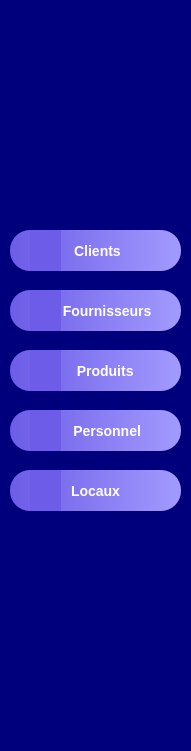
   <widget class="QFrame" name="frame_6">
    <property name="geometry">
     <rect>
      <x>0</x>
      <y>60</y>
      <width>191</width>
      <height>751</height>
     </rect>
    </property>
    <property name="toolTipDuration">
     <number>0</number>
    </property>
    <property name="styleSheet">
     <string notr="true">QFrame {
    border: none;
    background-color: white;
    border-top-right-radius: 70px;   /* 👈 arrondi seulement coin haut droit */
    border-top-left-radius: 0px;
    border-bottom-left-radius: 0px;
    border-bottom-right-radius: 0px;

	
	background-color: rgb(0, 0, 124);
}
</string>
    </property>
    <property name="frameShape">
     <enum>QFrame::Shape::StyledPanel</enum>
    </property>
    <property name="frameShadow">
     <enum>QFrame::Shadow::Raised</enum>
    </property>
    <widget class="QToolButton" name="toolButton_fourn1">
     <property name="geometry">
      <rect>
       <x>10</x>
       <y>290</y>
       <width>171</width>
       <height>41</height>
      </rect>
     </property>
     <property name="styleSheet">
      <string notr="true">QToolButton {
    border: none;
    border-radius: 20px;
    color: white;
    padding: 12px;
    background: qlineargradient(spread:pad, x1:0, y1:0, x2:1, y2:0, stop:0 #6c5ce7, stop:1 #a29bfe);
    font-weight: bold;
    font-size: 14px;
}
QToolButton:hover {
font-size: 20px;
    background: qlineargradient(spread:pad, x1:0, y1:0, x2:1, y2:0, stop:0 #a29bfe, stop:1 #fd79a8);
}</string>
     </property>
     <property name="text">
      <string>      Fournisseurs</string>
     </property>
    </widget>
    <widget class="QToolButton" name="toolButton_prod1">
     <property name="geometry">
      <rect>
       <x>10</x>
       <y>350</y>
       <width>171</width>
       <height>41</height>
      </rect>
     </property>
     <property name="styleSheet">
      <string notr="true">QToolButton {
    border: none;
    border-radius: 20px;
    color: white;
    padding: 12px;
    background: qlineargradient(spread:pad, x1:0, y1:0, x2:1, y2:0, stop:0 #6c5ce7, stop:1 #a29bfe);
    font-weight: bold;
    font-size: 14px;
}
QToolButton:hover {
font-size: 20px;
    background: qlineargradient(spread:pad, x1:0, y1:0, x2:1, y2:0, stop:0 #a29bfe, stop:1 #fd79a8);
}</string>
     </property>
     <property name="text">
      <string>     Produits</string>
     </property>
    </widget>
    <widget class="QToolButton" name="toolButton_person1">
     <property name="geometry">
      <rect>
       <x>10</x>
       <y>410</y>
       <width>171</width>
       <height>41</height>
      </rect>
     </property>
     <property name="styleSheet">
      <string notr="true">QToolButton {
    border: none;
    border-radius: 20px;
    color: white;
    padding: 12px;
    background: qlineargradient(spread:pad, x1:0, y1:0, x2:1, y2:0, stop:0 #6c5ce7, stop:1 #a29bfe);
    font-weight: bold;
    font-size: 14px;
}
QToolButton:hover {
font-size: 20px;
    background: qlineargradient(spread:pad, x1:0, y1:0, x2:1, y2:0, stop:0 #a29bfe, stop:1 #fd79a8);
}</string>
     </property>
     <property name="text">
      <string>      Personnel</string>
     </property>
    </widget>
    <widget class="QToolButton" name="toolButton_loc1">
     <property name="geometry">
      <rect>
       <x>10</x>
       <y>470</y>
       <width>171</width>
       <height>41</height>
      </rect>
     </property>
     <property name="styleSheet">
      <string notr="true">QToolButton {
    border: none;
    border-radius: 20px;
    color: white;
    padding: 12px;
    background: qlineargradient(spread:pad, x1:0, y1:0, x2:1, y2:0, stop:0 #6c5ce7, stop:1 #a29bfe);
    font-weight: bold;
    font-size: 14px;
}
QToolButton:hover {
font-size: 20px;
    background: qlineargradient(spread:pad, x1:0, y1:0, x2:1, y2:0, stop:0 #a29bfe, stop:1 #fd79a8);
}</string>
     </property>
     <property name="text">
      <string>Locaux</string>
     </property>
    </widget>
    <widget class="QToolButton" name="toolButton_client1">
     <property name="geometry">
      <rect>
       <x>10</x>
       <y>230</y>
       <width>171</width>
       <height>41</height>
      </rect>
     </property>
     <property name="styleSheet">
      <string notr="true">QToolButton {
    border: none;
    border-radius: 20px;
    color: white;
    padding: 12px;
    background: qlineargradient(spread:pad, x1:0, y1:0, x2:1, y2:0, stop:0 #6c5ce7, stop:1 #a29bfe);
    font-weight: bold;
    font-size: 14px;
}
QToolButton:hover {
font-size: 20px;
    background: qlineargradient(spread:pad, x1:0, y1:0, x2:1, y2:0, stop:0 #a29bfe, stop:1 #fd79a8);
}</string>
     </property>
     <property name="text">
      <string> Clients</string>
     </property>
    </widget>
    <widget class="QLabel" name="label_4">
     <property name="geometry">
      <rect>
       <x>20</x>
       <y>30</y>
       <width>141</width>
       <height>111</height>
      </rect>
     </property>
     <property name="text">
      <string/>
     </property>
     <property name="pixmap">
      <pixmap resource="img.qrc">:/new/prefix1/tt.png</pixmap>
     </property>
    </widget>
    <widget class="QLabel" name="label_11">
     <property name="geometry">
      <rect>
       <x>30</x>
       <y>230</y>
       <width>31</width>
       <height>41</height>
      </rect>
     </property>
     <property name="styleSheet">
      <string notr="true">background-color : #6c5ce7;</string>
     </property>
     <property name="text">
      <string/>
     </property>
     <property name="pixmap">
      <pixmap resource="img.qrc">:/new/prefix1/client-removebg-preview.png</pixmap>
     </property>
    </widget>
    <widget class="QLabel" name="label_12">
     <property name="geometry">
      <rect>
       <x>30</x>
       <y>290</y>
       <width>31</width>
       <height>41</height>
      </rect>
     </property>
     <property name="styleSheet">
      <string notr="true">background-color : #6c5ce7;</string>
     </property>
     <property name="text">
      <string/>
     </property>
     <property name="pixmap">
      <pixmap resource="img.qrc">:/new/prefix1/fournisseurs-removebg-preview.png</pixmap>
     </property>
    </widget>
    <widget class="QLabel" name="label_13">
     <property name="geometry">
      <rect>
       <x>30</x>
       <y>350</y>
       <width>31</width>
       <height>41</height>
      </rect>
     </property>
     <property name="styleSheet">
      <string notr="true">background-color : #6c5ce7;</string>
     </property>
     <property name="text">
      <string/>
     </property>
     <property name="pixmap">
      <pixmap resource="img.qrc">:/new/prefix1/produit-removebg-preview.png</pixmap>
     </property>
    </widget>
    <widget class="QLabel" name="label_14">
     <property name="geometry">
      <rect>
       <x>30</x>
       <y>410</y>
       <width>31</width>
       <height>41</height>
      </rect>
     </property>
     <property name="styleSheet">
      <string notr="true">background-color : #6c5ce7;</string>
     </property>
     <property name="text">
      <string/>
     </property>
     <property name="pixmap">
      <pixmap resource="img.qrc">:/new/prefix1/personal-removebg-preview.png</pixmap>
     </property>
    </widget>
    <widget class="QLabel" name="label_15">
     <property name="geometry">
      <rect>
       <x>30</x>
       <y>470</y>
       <width>31</width>
       <height>41</height>
      </rect>
     </property>
     <property name="styleSheet">
      <string notr="true">background-color : #6c5ce7;</string>
     </property>
     <property name="text">
      <string/>
     </property>
     <property name="pixmap">
      <pixmap resource="img.qrc">:/new/prefix1/locaux-removebg-preview.png</pixmap>
     </property>
    </widget>
   </widget>
